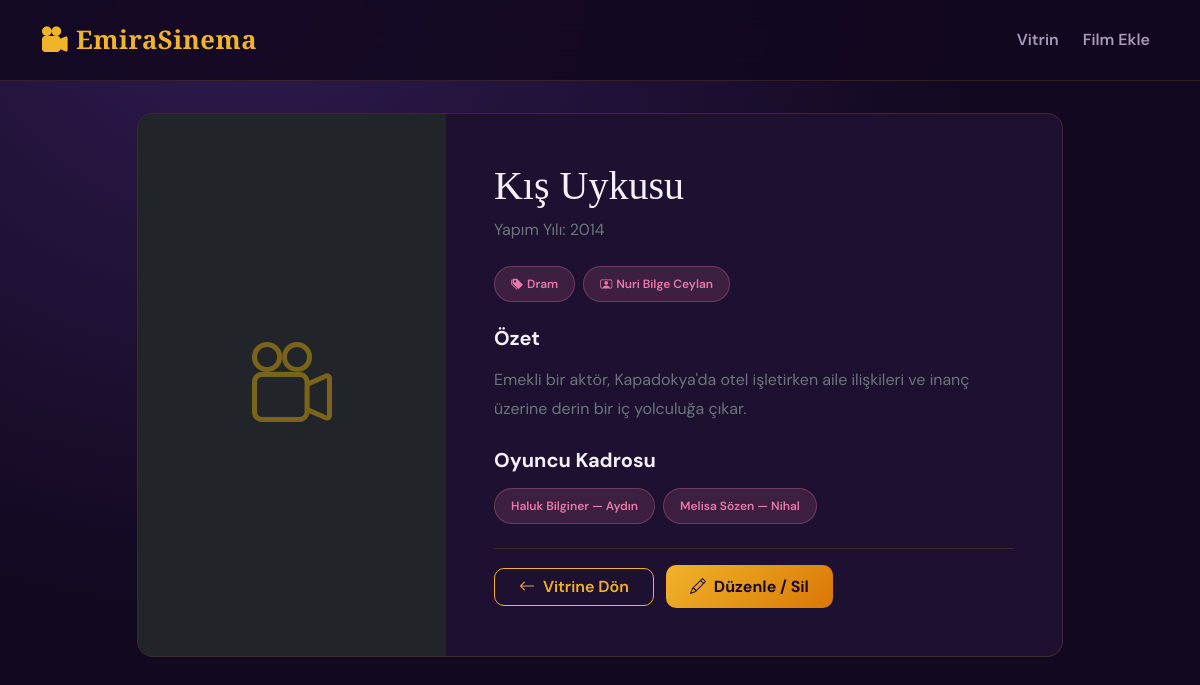
Page /EmiraSinema/film_detay.php?filmId=1 on the committed database.
### tables this page shows
CREATE TABLE movies (
    id INT AUTO_INCREMENT PRIMARY KEY,
    title VARCHAR(200) NOT NULL,
    release_year INT,
    genre_id INT,
    director_id INT,
    summary TEXT,
    poster_image LONGBLOB,
    FOREIGN KEY (genre_id) REFERENCES genres(id),
    FOREIGN KEY (director_id) REFERENCES directors(id)
);

CREATE TABLE genres (
    id INT AUTO_INCREMENT PRIMARY KEY,
    genre_name VARCHAR(100) NOT NULL
);

CREATE TABLE directors (
    id INT AUTO_INCREMENT PRIMARY KEY,
    full_name VARCHAR(150) NOT NULL,
    experience_years INT
);

CREATE TABLE casting (
    id INT AUTO_INCREMENT PRIMARY KEY,
    movie_id INT,
    actor_id INT,
    role_name VARCHAR(150),
    FOREIGN KEY (movie_id) REFERENCES movies(id) ON DELETE CASCADE,
    FOREIGN KEY (actor_id) REFERENCES actors(id) ON DELETE CASCADE
);

CREATE TABLE actors (
    id INT AUTO_INCREMENT PRIMARY KEY,
    full_name VARCHAR(150) NOT NULL,
    birth_date DATE,
    biography TEXT
);

### EmiraSinema/film_detay.php (the view, shortened to what this page needs)
<?php
require 'db_connect.php';
include 'header.php';
$filmId = isset($_GET['filmId']) ? (int) $_GET['filmId'] : 0;
$sql_movie = 'SELECT m.*, g.genre_name, d.full_name AS director_name
              FROM movies m
              LEFT JOIN genres g ON m.genre_id = g.id
              LEFT JOIN directors d ON m.director_id = d.id
              WHERE m.id = :film_id';
$stmt_movie = $pdo->prepare($sql_movie);
$stmt_movie->execute(['film_id' => $filmId]);
$movie = $stmt_movie->fetch(PDO::FETCH_ASSOC);
$sql_cast = 'SELECT a.id, a.full_name, c.role_name
             FROM casting c
             JOIN actors a ON c.actor_id = a.id
             WHERE c.movie_id = :film_id';
$stmt_cast = $pdo->prepare($sql_cast);
$stmt_cast->execute(['film_id' => $filmId]);
$cast = $stmt_cast->fetchAll(PDO::FETCH_ASSOC);
?>
<div class="row justify-content-center">
    <div class="col-lg-10">
        <div class="card-emira overflow-hidden mt-2">
            <div class="row g-0">
                <div class="col-md-4 bg-dark d-flex align-items-center justify-content-center p-0">
                    <?php if (!empty($movie['poster_image'])): ?>
                        <div style="aspect-ratio: 2/3; width: 100%; overflow: hidden;">
                            <img class="w-100 h-100" style="object-fit: cover;" alt="Poster">
                        </div>
                    <?php else: ?>
                        <i class="bi bi-camera-reels text-warning py-5" style="font-size: 5rem; opacity: 0.4;"></i>
                    <?php endif; ?>
                </div>
                <div class="col-md-8 p-4 p-md-5">
                    <h1 class="brand-title mb-2"><?= htmlspecialchars($movie['title']) ?></h1>
                    <p class="text-secondary mb-4">Yapım Yılı: <?= $movie['release_year'] ?></p>
                    <div class="mb-4 d-flex flex-wrap gap-2">
                        <?php if ($movie['genre_name']): ?>
                            <a href="kategori.php?turId=<?= $movie['genre_id'] ?>" class="badge-genre px-3 py-2 text-decoration-none">
                                <i class="bi bi-tags-fill me-1"></i><?= htmlspecialchars($movie['genre_name']) ?>
                            </a>
                        <?php endif; ?>
                        <span class="badge-genre px-3 py-2">
                            <i class="bi bi-person-video me-1"></i><?= htmlspecialchars($movie['director_name'] ?? 'Bilinmiyor') ?>
                        </span>
                    </div>
                    <h5 class="fw-bold mb-3">Özet</h5>
                    <p class="text-secondary" style="line-height: 1.8;"><?= nl2br(htmlspecialchars($movie['summary'])) ?></p>
                    <?php if (!empty($cast)): ?>
                        <h5 class="fw-bold mt-4 mb-3">Oyuncu Kadrosu</h5>
                        <div class="d-flex flex-wrap gap-2">
                            <?php foreach ($cast as $actor): ?>
                                <a href="oyuncu_profil.php?oyuncuId=<?= $actor['id'] ?>" class="badge-genre px-3 py-2 text-decoration-none">
                                    <?= htmlspecialchars($actor['full_name']) ?> — <?= htmlspecialchars($actor['role_name']) ?>
                                </a>
                            <?php endforeach; ?>
                        </div>
                    <?php endif; ?>
                    <div class="mt-4 pt-3 border-top" style="border-color: var(--border) !important;">
                        <a href="index.php" class="btn btn-outline-gold px-4 me-2"><i class="bi bi-arrow-left me-1"></i> Vitrine Dön</a>
                        <a href="film_duzenle.php?filmId=<?= $filmId ?>" class="btn btn-gold px-4"><i class="bi bi-pencil me-1"></i> Düzenle / Sil</a>
                    </div>
                </div>
            </div>
        </div>
    </div>
</div>
</div>
</body>
</html>

### EmiraSinema/assets/emira-cine.css (style rules this page uses)
:root { --bg-deep: #12081f; --bg-card: #1e1030; --bg-elevated: #2a1840; --gold: #f0b429; --gold-soft: #fcd34d; --rose: #e879a9; --text: #f5f0fa; --muted: #a89bb8; --border: rgba(240, 180, 41, 0.15); }
* { box-sizing: border-box; }
body { font-family: 'DM Sans', system-ui, sans-serif; background: radial-gradient(ellipse at 20% 0%, #2d1b4e 0%, var(--bg-deep) 55%); color: var(--text); min-height: 100vh; }
h1, h2, h3, .brand-title { font-family: 'Playfair Display', Georgia, serif; }
.btn-gold { background: linear-gradient(135deg, var(--gold) 0%, #d97706 100%); color: #1a0a2e !important; border: none; border-radius: 10px; font-weight: 700; padding: 0.6rem 1.25rem; transition: transform 0.2s, box-shadow 0.2s; }
.btn-outline-gold { border: 1px solid var(--gold); color: var(--gold) !important; border-radius: 10px; font-weight: 600; background: transparent; }
.card-emira { background: var(--bg-card); border: 1px solid var(--border); border-radius: 16px; overflow: hidden; transition: transform 0.25s, box-shadow 0.25s, border-color 0.25s; }
.badge-genre { background: rgba(232, 121, 169, 0.15); color: var(--rose); border: 1px solid rgba(232, 121, 169, 0.3); border-radius: 20px; font-size: 0.75rem; font-weight: 600; }

### rows in the picture
movies: title "Kış Uykusu", release_year "2014", genre.genre_name "Dram", director.full_name "Nuri Bilge Ceylan", summary "Emekli bir aktör, Kapadokya'da otel işletirken aile ilişkileri ve inanç üzerine derin bir iç yolculuğa çıkar."
casting: actor.full_name "Haluk Bilginer", role_name "Aydın"
casting: actor.full_name "Melisa Sözen", role_name "Nihal"
